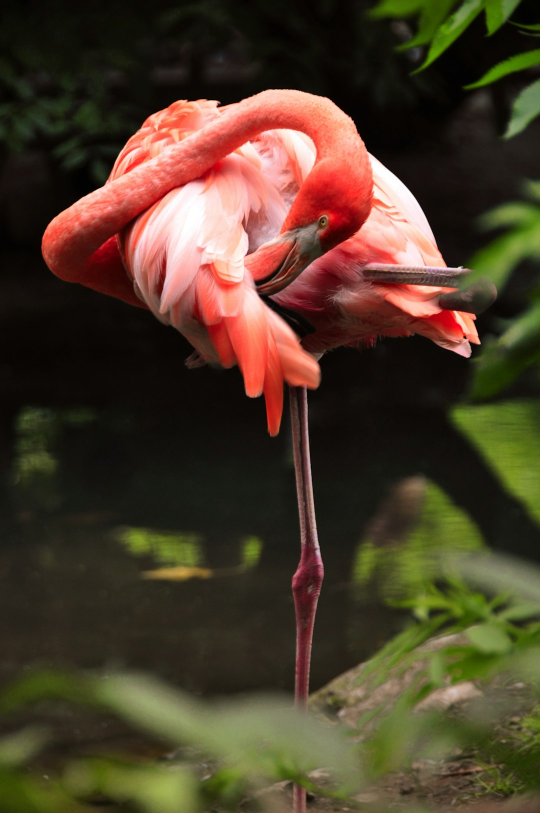
#> input picture dataset/animals/animals_101.jpg, 1080 x 1626 px, found by its file name (shown at 1/2 size); its folder holds only this picture in this run
$ python analyze_func.py
#> lines starting #> are read from the running program, lines starting #| are printed output that depends on the picture
import os
import json
import cv2 as cv
import numpy as np
import pandas as pd


# Normalization: Scale 0-100
def normalize_value(value, min_value, max_value):
    # Ensure the values are within the correct range
    if value < min_value:
        value = min_value
    elif value > max_value:
        value = max_value
    # Normalize the value to a 0-100 scale
    normalized_value = 100.0 * (value - min_value) / (max_value - min_value)
    return normalized_value


def denormalize_value(normalized_value, min_value, max_value):
    denormalized_value = (normalized_value / 100.0) * (max_value - min_value) + min_value
    return denormalized_value


# Get & Modify Functions
def get_noise(img):
    grayscale_image = cv.cvtColor(img, cv.COLOR_BGR2GRAY)
    noise_level = np.std(grayscale_image)
    normalized_noise = normalize_value(noise_level, 0, 255)
    return normalized_noise


# [5 lines left out: function modify_noise, not called in this run]


def get_hue(img):
    hsv_image = cv.cvtColor(img, cv.COLOR_BGR2HSV)
    hue_values = hsv_image[:, :, 0]
    average_hue = np.mean(hue_values)
    normalized_hue = normalize_value(average_hue, 0, 179)
    return normalized_hue


# [10 lines left out: function modify_hue, not called in this run]


def get_brightness(img):
    average_brightness = np.mean(img)
    normalized_brightness = normalize_value(average_brightness, 0, 255)
    return normalized_brightness


# [11 lines left out: function modify_brightness, not called in this run]


def get_perceived_avg_brightness(img):
    hsv_image = cv.cvtColor(img, cv.COLOR_BGR2HSV)
    value_values = hsv_image[:, :, 2]
    average_value = np.mean(value_values)
    normalized_value = normalize_value(average_value, 0, 255)
    return normalized_value


# [13 lines left out: function modify_perceived_avg_brightness, not called in this run]


def get_white_balance(img):
    # Calculate mean values for each color channel
    mean_red = np.mean(img[:, :, 2])
    mean_green = np.mean(img[:, :, 1])
    mean_blue = np.mean(img[:, :, 0])
    # Calculate mean intensity of the grayscale image
    mean_gray = np.mean(cv.cvtColor(img, cv.COLOR_BGR2GRAY))
    # Avoid division by zero
    if mean_red == 0 or mean_green == 0 or mean_blue == 0:
        return 0, 0, 0
    # Calculate balance ratios for each channel
    balance_ratio_red = mean_gray / mean_red
    balance_ratio_green = mean_gray / mean_green
    balance_ratio_blue = mean_gray / mean_blue
    # Normalize each ratio separately
    normalized_red = normalize_value(balance_ratio_red, 0, 2)
    normalized_green = normalize_value(balance_ratio_green, 0, 2)
    normalized_blue = normalize_value(balance_ratio_blue, 0, 2)
    return normalized_red, normalized_green, normalized_blue


# [19 lines left out: function modify_white_balance, not called in this run]


def get_color_temperature(img):
    # Calculate the mean values for each color channel
    mean_red = np.mean(img[:, :, 0])
    mean_green = np.mean(img[:, :, 1])
    mean_blue = np.mean(img[:, :, 2])
    # Calculate color temperature based on the ratio of blue to red
    color_temperature = (mean_blue - mean_red) / (mean_blue + mean_green + mean_red)
    normalized_color_temperature = normalize_value(color_temperature, -100, 100)
    return normalized_color_temperature


# [9 lines left out: function modify_color_temperature, not called in this run]


def get_contrast(img):
    grayscale_image = cv.cvtColor(img, cv.COLOR_BGR2GRAY)
    contrast = np.std(grayscale_image)
    # Normalize to the range 0-100
    normalized_contrast = normalize_value(contrast, 0, 128)
    return normalized_contrast


# [14 lines left out: function modify_contrast, not called in this run]


def get_saturation(img):
    hsv_image = cv.cvtColor(img, cv.COLOR_BGR2HSV)
    saturation_values = hsv_image[:, :, 1]
    average_saturation = np.mean(saturation_values)
    normalized_saturation = normalize_value(average_saturation, 0, 255)
    return normalized_saturation


# [12 lines left out: function modify_saturation, not called in this run]


def get_sharpness(img):
    grayscale_image = cv.cvtColor(img, cv.COLOR_BGR2GRAY)
    laplacian_var = cv.Laplacian(grayscale_image, cv.CV_64F).var()
    # Adjusted max value for Laplacian variance based on typical image sharpness
    normalized_sharpness = normalize_value(laplacian_var, 0, 1000)
    return normalized_sharpness


# [8 lines left out: function modify_sharpness, not called in this run]


def get_highlights(img):
    hsv_image = cv.cvtColor(img, cv.COLOR_BGR2HSV)
    highlights = hsv_image[:, :, 2].astype(np.float32)
    highlighted_pixels = highlights[highlights > 200]
    if highlighted_pixels.size == 0:
        return 0
    average_highlights = np.mean(highlighted_pixels)
    normalized_highlights = normalize_value(average_highlights, 200, 255)
    return normalized_highlights


# [13 lines left out: function modify_highlights, not called in this run]


def get_shadows(img):
    hsv_image = cv.cvtColor(img, cv.COLOR_BGR2HSV)
    shadows = hsv_image[:, :, 2].astype(np.float32)
    shadowed_pixels = shadows[shadows < 50]
    if shadowed_pixels.size == 0:
        return 0
    average_shadows = np.mean(shadowed_pixels)
    normalized_shadows = normalize_value(average_shadows, 0, 50)
    return normalized_shadows


# [13 lines left out: function modify_shadows, not called in this run]


def get_exposure(img):
    grayscale_image = cv.cvtColor(img, cv.COLOR_BGR2GRAY)
    average_exposure = np.mean(grayscale_image)
    normalized_exposure = normalize_value(average_exposure, 0, 255)
    return normalized_exposure


# [13 lines left out: function modify_exposure, not called in this run]


# Image Full-Analyze Function
def image_analysis(img_path, res_path):
    src = cv.imread(img_path)

    # Get image parameter values
    WB_red, WB_green, WB_blue = get_white_balance(src)
    average_brightness = get_brightness(src)
    contrast = get_contrast(src)
    average_hue = get_hue(src)
    average_saturation = get_saturation(src)
    average_perceived_brightness = get_perceived_avg_brightness(src)
    average_sharpen = get_sharpness(src)
    average_highlights = get_highlights(src)
    average_shadow = get_shadows(src)
    average_temperature = get_color_temperature(src)
    average_noisy = get_noise(src)
    average_exposure = get_exposure(src)

    # Store img parameters into a Pandas DataFrame
    results_df = pd.DataFrame({
        "File": [img_path],
        "contrast": [contrast],
        "WB_red": [WB_red],
        "WB_green": [WB_green],
        "WB_blue": [WB_blue],
        "avg_brightness": [average_brightness],
        "avg_perceived_brightness": [average_perceived_brightness],
        "avg_hue": [average_hue],
        "avg_saturation": [average_saturation],
        "avg_sharpness": [average_sharpen],
        "avg_highlights": [average_highlights],
        "avg_shadow": [average_shadow],
        "avg_temperature": [average_temperature],
        "avg_noisy": [average_noisy],
        "avg_exposure": [average_exposure]
    })

    # Convert DataFrame to JSON and save to file
    results_dict = results_df.to_dict(orient='records')[0]
    results_json = json.dumps(results_dict, indent=4)
    with open(res_path, 'a') as f:
        f.write(results_json)
        f.write('\n')

    # Successfully executed notification
    print("Image " + img_path + " parameters have been extracted to " + res_path)


# Dataset Update Function
def process_images_in_folders(root_dir):
    for sub_folder in os.listdir(root_dir):
        sub_folder_path = os.path.join(root_dir, sub_folder)
        if os.path.isdir(sub_folder_path):
            # Define the output JSON file path
            output_file = os.path.join(sub_folder_path, f"{sub_folder}_result.json")
            if not os.path.exists(output_file):
                with open(output_file, 'w'):
                    pass
            # Gather all image file paths in the sub-folder
            image_paths = [os.path.join(sub_folder_path, f) for f in os.listdir(sub_folder_path) if
                           os.path.isfile(os.path.join(sub_folder_path, f)) and f != f"{sub_folder}_result.json"]
            if not image_paths:
                print(f"Dataset {sub_folder} is up to date.")
            else:
                # Perform image analysis and save the results
                for image_path in image_paths:
                    image_analysis(image_path, output_file)
#> in image_analysis, src is the input picture: shape (1626, 1080, 3); mean B, G, R 41, 60.3, 76.1
#> in get_white_balance, `mean_red = np.mean(img[:, :, 2])`: mean_red = 76.05
#> in get_white_balance, `mean_green = np.mean(img[:, :, 1])`: mean_green = 60.3
#> in get_white_balance, `mean_blue = np.mean(img[:, :, 0])`: mean_blue = 40.98
#> in get_white_balance, `mean_gray = np.mean(cv.cvtColor(img, cv.COLOR_BGR2GRAY))`: mean_gray = 62.81
#> in get_white_balance, `balance_ratio_red = mean_gray / mean_red`: balance_ratio_red = 0.826
#> in get_white_balance, `balance_ratio_green = mean_gray / mean_green`: balance_ratio_green = 1.04
#> in get_white_balance, `balance_ratio_blue = mean_gray / mean_blue`: balance_ratio_blue = 1.53
#> in normalize_value, `normalized_value = 100.0 * (value - min_value) / (max_value - min_value)`: normalized_value = 41.29
#> in get_white_balance, `normalized_green = normalize_value(balance_ratio_green, 0, 2)`: normalized_green = 52.08
#> in get_white_balance, `normalized_blue = normalize_value(balance_ratio_blue, 0, 2)`: normalized_blue = 76.63
#> in image_analysis, `WB_red, WB_green, WB_blue = get_white_balance(src)`: WB_red = 41.29; WB_green = 52.08; WB_blue = 76.63
#> in get_brightness, `average_brightness = np.mean(img)`: average_brightness = 59.11
#> in get_brightness, `normalized_brightness = normalize_value(average_brightness, 0, 255)`: normalized_brightness = 23.18
#> in get_contrast, `grayscale_image = cv.cvtColor(img, cv.COLOR_BGR2GRAY)`:
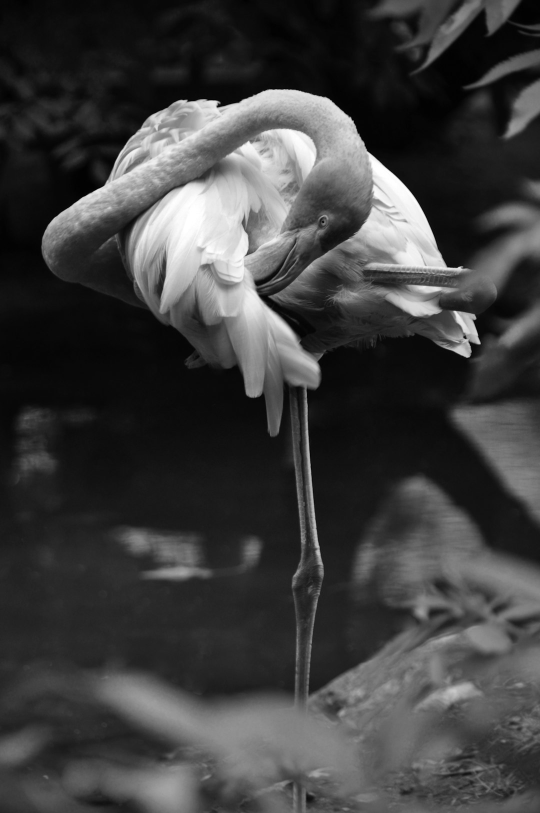
#> grayscale_image: shape (1626, 1080) (shown at 1/2 size); min 0, max 255, mean 62.8
#> in get_contrast, `contrast = np.std(grayscale_image)`: contrast = 57.81
#> in get_contrast, `normalized_contrast = normalize_value(contrast, 0, 128)`: normalized_contrast = 45.17
#> in get_hue, `hsv_image = cv.cvtColor(img, cv.COLOR_BGR2HSV)`: hsv_image: shape (1626, 1080, 3); mean H, S, V 26.7, 124.4, 78.9
#> in get_hue, `hue_values = hsv_image[:, :, 0]`:
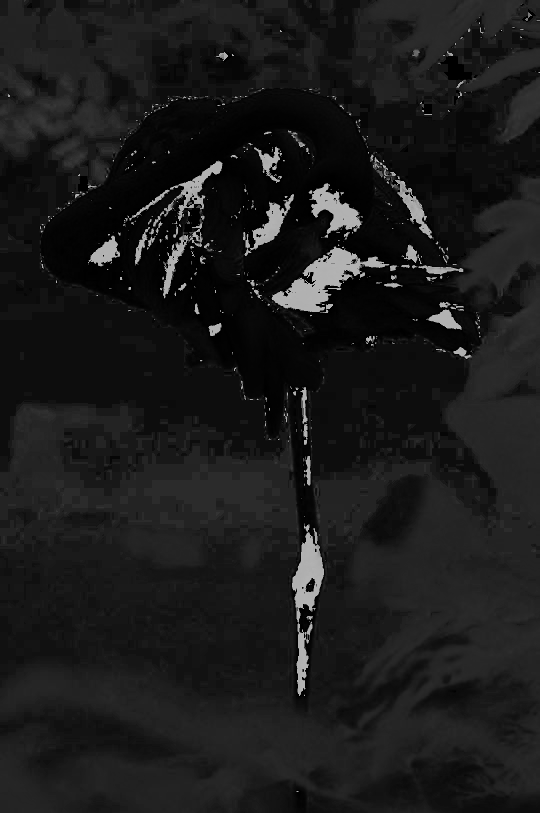
#> hue_values: shape (1626, 1080) (shown at 1/2 size); min 0, max 179, mean 26.7
#> in get_hue, `average_hue = np.mean(hue_values)`: average_hue = 26.68
#> in get_hue, `normalized_hue = normalize_value(average_hue, 0, 179)`: normalized_hue = 14.9
#> in get_saturation, `saturation_values = hsv_image[:, :, 1]`:
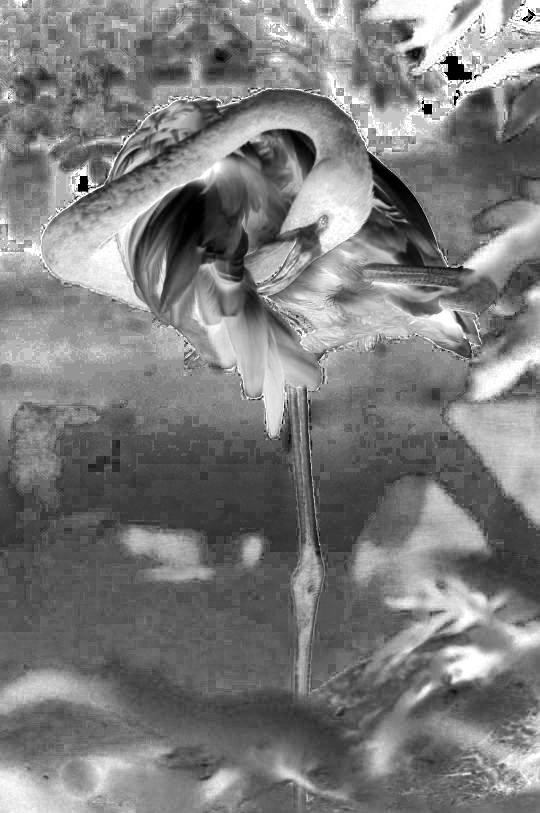
#> saturation_values: shape (1626, 1080) (shown at 1/2 size); min 0, max 255, mean 124.4
#> in get_saturation, `average_saturation = np.mean(saturation_values)`: average_saturation = 124.4
#> in get_saturation, `normalized_saturation = normalize_value(average_saturation, 0, 255)`: normalized_saturation = 48.78
#> in get_perceived_avg_brightness, `value_values = hsv_image[:, :, 2]`:
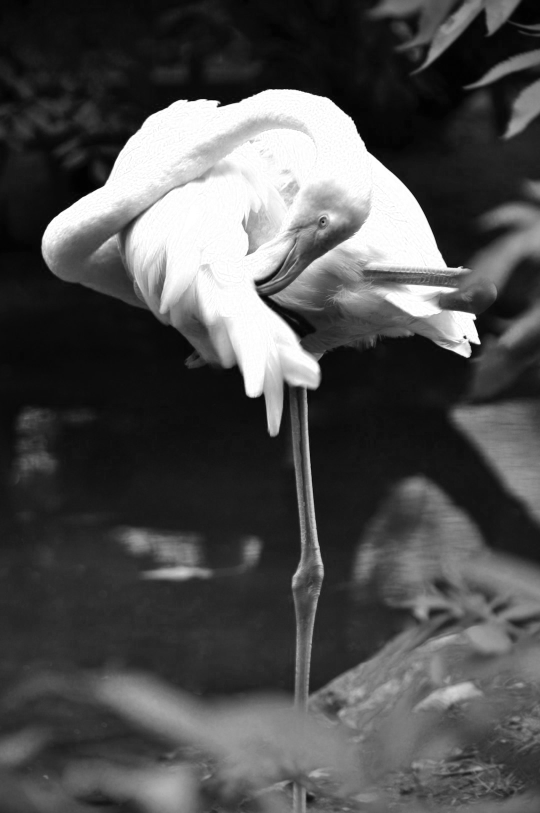
#> value_values: shape (1626, 1080) (shown at 1/2 size); min 0, max 255, mean 78.9
#> in get_perceived_avg_brightness, `average_value = np.mean(value_values)`: average_value = 78.9
#> in get_perceived_avg_brightness, `normalized_value = normalize_value(average_value, 0, 255)`: normalized_value = 30.94
#> in get_sharpness, `laplacian_var = cv.Laplacian(grayscale_image, cv.CV_64F).var()`: laplacian_var = 36.65
#> in get_sharpness, `normalized_sharpness = normalize_value(laplacian_var, 0, 1000)`: normalized_sharpness = 3.67
#> in get_highlights, `average_highlights = np.mean(highlighted_pixels)`: average_highlights = 245.6
#> in get_highlights, `normalized_highlights = normalize_value(average_highlights, 200, 255)`: normalized_highlights = 82.82
#> in get_shadows, `average_shadows = np.mean(shadowed_pixels)`: average_shadows = 24.28
#> in get_shadows, `normalized_shadows = normalize_value(average_shadows, 0, 50)`: normalized_shadows = 48.56
#> in get_color_temperature, `mean_red = np.mean(img[:, :, 0])`: mean_red = 40.98
#> in get_color_temperature, `mean_green = np.mean(img[:, :, 1])`: mean_green = 60.3
#> in get_color_temperature, `mean_blue = np.mean(img[:, :, 2])`: mean_blue = 76.05
#> in get_color_temperature, `color_temperature = (mean_blue - mean_red) / (mean_blue + mean_green +..`: color_temperature = 0.198
#> in get_color_temperature, `normalized_color_temperature = normalize_value(color_temperature, -100..`: normalized_color_temperature = 50.1
#> in get_noise, `noise_level = np.std(grayscale_image)`: noise_level = 57.81
#> in get_noise, `normalized_noise = normalize_value(noise_level, 0, 255)`: normalized_noise = 22.67
#> in get_exposure, `average_exposure = np.mean(grayscale_image)`: average_exposure = 62.81
#> in get_exposure, `normalized_exposure = normalize_value(average_exposure, 0, 255)`: normalized_exposure = 24.63
#> in image_analysis, `results_df = pd.DataFrame({ "File": [img_path], "contrast": [contrast]..`: results_df = table of 1 rows and 15 columns
#> in image_analysis, `results_dict = results_df.to_dict(orient='records')[0]`: results_dict = 15 items
                    os.remove(image_path)
                print(f"Processed {sub_folder} and saved results to {output_file}")
#> pass 2 of the loop in process_images_in_folders, `for sub_folder in os.listdir(root_dir):`:
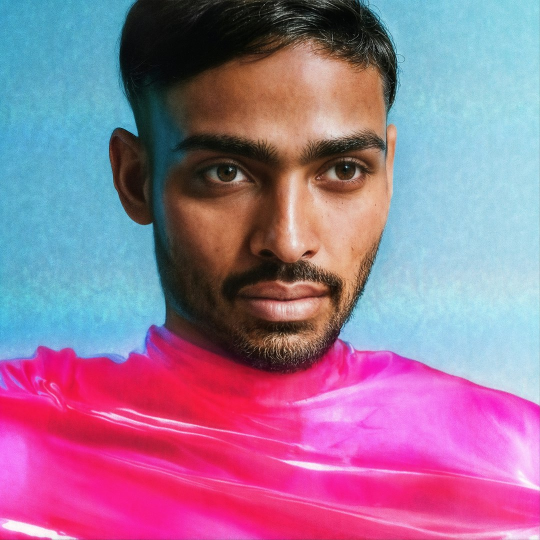
#> input picture dataset/people/people_1.jpg, 1080 x 1080 px, found by its file name (shown at 1/2 size)
#> in image_analysis, src is the input picture: shape (1080, 1080, 3); mean B, G, R 149.2, 115.7, 156.7
#> WB_red = 42.05; WB_green = 56.94; WB_blue = 44.17
#> in image_analysis (call 2), `average_brightness = get_brightness(src)`: average_brightness = 55.1
#> grayscale_image: shape (1080, 1080)
#> in image_analysis (call 2), `contrast = get_contrast(src)`: contrast = 44.5
#> hsv_image: shape (1080, 1080, 3); mean H, S, V 99.1, 136.3, 190.9
#> hue_values: shape (1080, 1080)
#> in image_analysis (call 2), `average_hue = get_hue(src)`: average_hue = 55.38
#> in get_saturation (call 2), `saturation_values = hsv_image[:, :, 1]`:
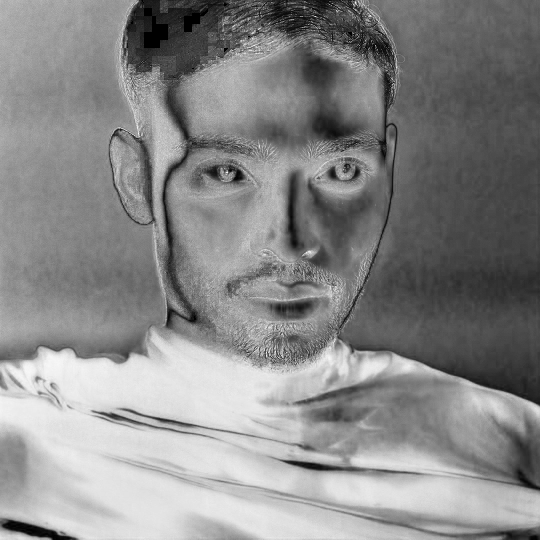
#> saturation_values: shape (1080, 1080) (shown at 1/2 size); min 0, max 255, mean 136.3
#> in get_saturation (call 2), `average_saturation = np.mean(saturation_values)`: average_saturation = 136.3
#> normalized_saturation = 53.44
#> in get_perceived_avg_brightness (call 2), `value_values = hsv_image[:, :, 2]`:
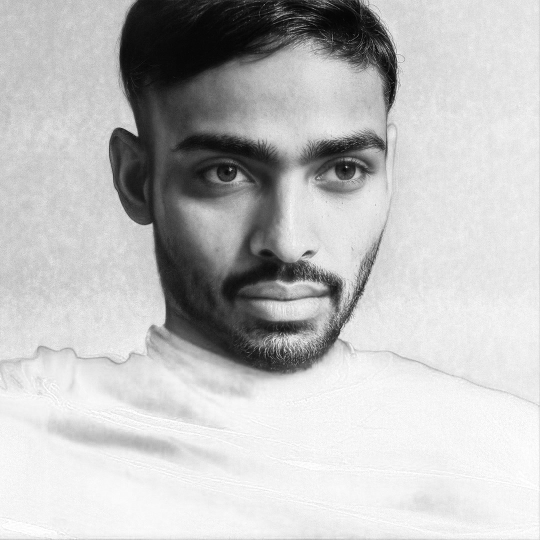
#> value_values: shape (1080, 1080) (shown at 1/2 size); min 1, max 255, mean 190.9
#> average_value = 190.9
#> in get_perceived_avg_brightness (call 2), `normalized_value = normalize_value(average_value, 0, 255)`: normalized_value = 74.86
#> average_sharpen = 64.69
#> highlights: shape (1080, 1080) float32
#> in image_analysis (call 2), `average_highlights = get_highlights(src)`: average_highlights = 55.46
#> average_shadow = 53.04
#> average_temperature = 50.01
#> average_noisy = 22.34
#> in image_analysis (call 2), `average_exposure = get_exposure(src)`: average_exposure = 51.67


if __name__ == "__main__":
    # Define the root dataset directory
    dataset_dir = ".\dataset"
    # Process the images in each sub-folder
    process_images_in_folders(dataset_dir)
